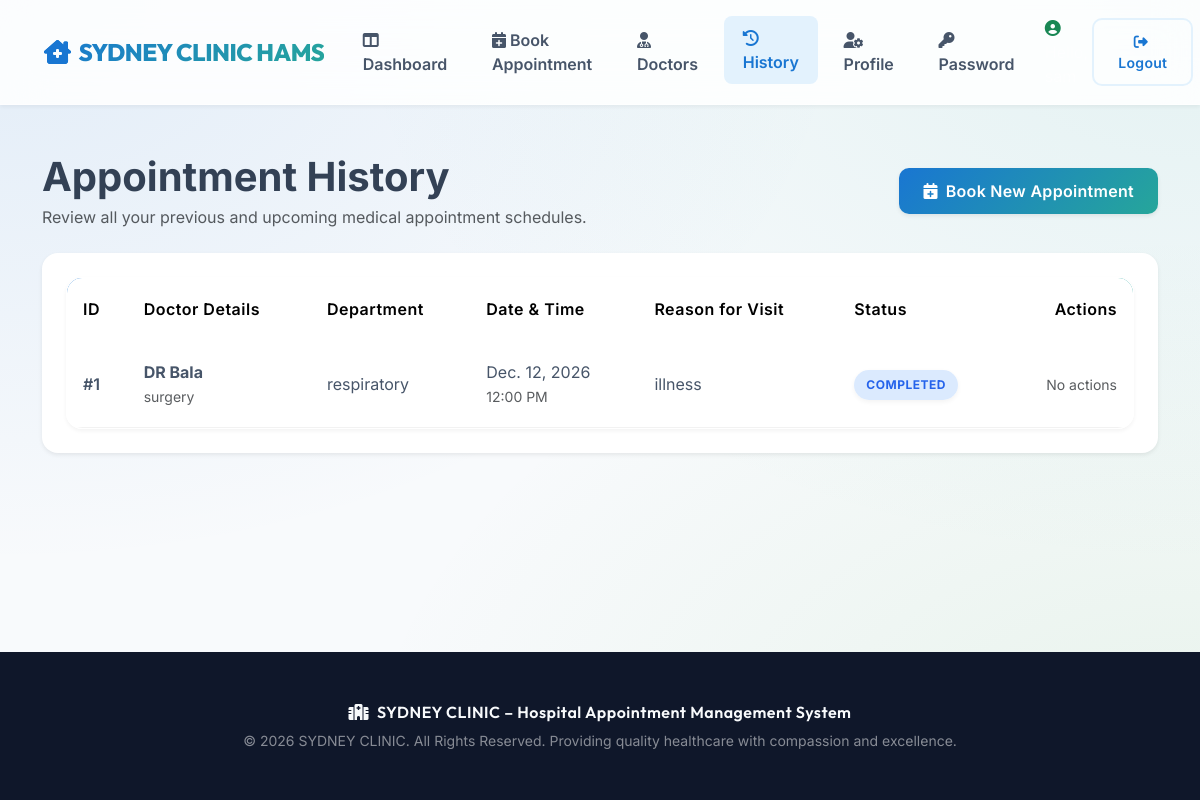
/history/ (signed in), run on the app's committed database.
### appointments/models.py (models this page shows, shortened)
class Appointment(models.Model):
    STATUS_CHOICES = [
        ('Pending', 'Pending'),
        ('Approved', 'Approved'),
        ('Rejected', 'Rejected'),
        ('Completed', 'Completed'),
        ('Cancelled', 'Cancelled'),
    ]
    patient = models.ForeignKey(Patient, on_delete=models.CASCADE, related_name='appointments')
    doctor = models.ForeignKey(Doctor, on_delete=models.CASCADE, related_name='appointments')
    department = models.ForeignKey(Department, on_delete=models.CASCADE, related_name='appointments')
    appointment_date = models.DateField()
    appointment_time = models.TimeField()
    reason = models.TextField()
    status = models.CharField(max_length=20, choices=STATUS_CHOICES, default='Pending')
    admin_remarks = models.TextField(blank=True, default='')
    created_at = models.DateTimeField(auto_now_add=True)

class Doctor(models.Model):
    STATUS_CHOICES = [
        ('Active', 'Active'),
        ('Inactive', 'Inactive'),
    ]
    full_name = models.CharField(max_length=100)
    specialization = models.CharField(max_length=100)
    department = models.ForeignKey(Department, on_delete=models.CASCADE, related_name='doctors')
    email = models.EmailField(unique=True)
    phone = models.CharField(max_length=15)
    qualification = models.CharField(max_length=150, blank=True, default='')
    experience = models.IntegerField(default=0)  # experience in years
    available_days = models.CharField(max_length=100, default='Monday, Tuesday, Wednesday, Thursday, Friday')
    available_time = models.CharField(max_length=50, default='09:00 - 17:00')
    consultation_fee = models.DecimalField(max_digits=10, decimal_places=2, default=0.0)
    status = models.CharField(max_length=10, choices=STATUS_CHOICES, default='Active')

class Department(models.Model):
    STATUS_CHOICES = [
        ('Active', 'Active'),
        ('Inactive', 'Inactive'),
    ]
    department_name = models.CharField(max_length=100, unique=True)
    description = models.TextField(blank=True, default='')
    status = models.CharField(max_length=10, choices=STATUS_CHOICES, default='Active')

### appointments/views.py (the view)
# urls.py: path('history/', views.patient_appointment_history, name='patient_appointment_history'),
@login_required
def patient_appointment_history(request):
    try:
        patient = request.user.patient_profile
    except Patient.DoesNotExist:
        return redirect('admin_dashboard')
    appointments = Appointment.objects.filter(patient=patient).order_by('-appointment_date', '-appointment_time')
    return render(request, 'patient/appointment_history.html', {'appointments': appointments})

### templates/patient/appointment_history.html (shortened to what this page needs)
{% extends 'base.html' %}
{% block content %}
<div class="row mb-4 align-items-center">
    <div class="col-md-8">
        <h1 class="fw-bold mb-1">Appointment History</h1>
        <p class="text-muted mb-0">Review all your previous and upcoming medical appointment schedules.</p>
    </div>
    <div class="col-md-4 text-md-end mt-3 mt-md-0">
        <a href="{% url 'patient_book_appointment' %}" class="btn btn-primary shadow-sm">
            <i class="fa-solid fa-calendar-plus me-2"></i>Book New Appointment
        </a>
    </div>
</div>
<div class="card border-0 shadow-sm rounded-4">
    <div class="card-body p-4">
        <div class="table-responsive custom-table-container">
            <table class="table custom-table table-hover align-middle">
                <thead>
                    <tr>
                        <th>ID</th>
                        <th>Doctor Details</th>
                        <th>Department</th>
                        <th>Date & Time</th>
                        <th>Reason for Visit</th>
                        <th>Status</th>
                        <th class="text-end">Actions</th>
                    </tr>
                </thead>
                <tbody>
                    {% if appointments %}
                        {% for appt in appointments %}
                            <tr>
                                <td class="fw-semibold">#{{ appt.id }}</td>
                                <td>
                                    <div class="fw-bold">{{ appt.doctor.full_name }}</div>
                                    <small class="text-muted">{{ appt.doctor.specialization }}</small>
                                </td>
                                <td>{{ appt.department.department_name }}</td>
                                <td>
                                    <div>{{ appt.appointment_date }}</div>
                                    <small class="text-muted">{{ appt.appointment_time|time:"g:i A" }}</small>
                                </td>
                                <td style="max-width: 200px;" class="text-truncate" title="{{ appt.reason }}">
                                    {{ appt.reason }}
                                </td>
                                <td>
                                    {% if appt.status == 'Pending' %}
                                        <span class="badge-status badge-pending">Pending</span>
                                    {% elif appt.status == 'Approved' %}
                                        <span class="badge-status badge-approved">Approved</span>
                                    {% elif appt.status == 'Completed' %}
                                        <span class="badge-status badge-completed">Completed</span>
                                    {% else %}
                                        <span class="badge-status badge-cancelled">Cancelled</span>
                                    {% endif %}
                                </td>
                                <td class="text-end">
                                    {% if appt.status == 'Pending' or appt.status == 'Approved' %}
                                        <a href="{% url 'patient_cancel_appointment' appt.id %}" class="btn btn-sm btn-outline-danger btn-confirm" data-confirm-msg="Are you sure you want to cancel appointment #{{ appt.id }}?">
                                            <i class="fa-solid fa-trash me-1"></i>Cancel
                                        </a>
                                    {% else %}
                                        <span class="text-muted small">No actions</span>
                                    {% endif %}
                                </td>
                            </tr>
                        {% endfor %}
                    {% endif %}
                </tbody>
            </table>
        </div>
    </div>
</div>
{% endblock %}

### static/css/style.css (style rules this page uses)
:root { --primary-color: #1976D2; --primary-hover: #1565C0; --primary-light: #E3F2FD; --secondary-color: #26A69A; --secondary-hover: #00897B; --accent-color: #4CAF50; --accent-hover: #43A047; --success-color: #10B981; --danger-color: #EF4444; --warning-color: #F59E0B; --info-color: #3B82F6; --light-bg: #F8FAFC; --white: #ffffff; --border-radius: 16px; --shadow-sm: 0 2px 4px rgba(0,0,0,0.05); --shadow-md: 0 8px 16px rgba(0,0,0,0.08); --shadow-lg: 0 20px 40px rgba(0,0,0,0.12); --glass-bg: rgba(255, 255, 255, 0.85); --glass-border: rgba(255, 255, 255, 0.6); --glass-blur: blur(20px); --gradient-primary: linear-gradient(135deg, #1976D2 0%, #26A69A 100%); --glow-primary: 0 0 20px rgba(25, 118, 210, 0.3); --glow-secondary: 0 0 20px rgba(38, 166, 154, 0.3); }
body { font-family: 'Inter', 'Outfit', -apple-system, BlinkMacSystemFont, "Segoe UI", Roboto, sans-serif; background: #F8FAFC; background-image: radial-gradient(at 0% 0%, hsla(211, 79%, 46%, 0.1) 0px, transparent 50%), radial-gradient(at 100% 0%, hsla(174, 62%, 40%, 0.1) 0px, transparent 50%), radial-gradient(at 100% 100%, hsla(122, 39%, 49%, 0.1) 0px, transparent 50%); background-attachment: fixed; color: #334155; min-height: 100vh; display: flex; flex-direction: column; }
.btn { border-radius: 10px; padding: 0.7rem 1.5rem; font-weight: 600; transition: all 0.3s ease; letter-spacing: 0.3px; border: none; }
.btn-primary { background: var(--gradient-primary); color: white; box-shadow: 0 4px 10px rgba(25, 118, 210, 0.3); }
.custom-table-container { border-radius: var(--border-radius); overflow: hidden; border: 1px solid var(--glass-border); box-shadow: var(--shadow-sm); background: var(--glass-bg); }
.custom-table { margin-bottom: 0; }
.custom-table thead { background: var(--gradient-primary); color: var(--white); }
.custom-table th { font-weight: 600; padding: 1.2rem 1rem; border-bottom: none; letter-spacing: 0.5px; }
.custom-table td { padding: 1.2rem 1rem; vertical-align: middle; border-bottom: 1px solid rgba(0,0,0,0.05); color: #475569; }
.custom-table tbody tr { transition: background-color 0.2s ease; }
.badge-status { padding: 0.6em 1em; border-radius: 50px; font-weight: 700; font-size: 0.75rem; text-transform: uppercase; letter-spacing: 0.5px; box-shadow: 0 2px 5px rgba(0,0,0,0.05); }
.badge-completed { background-color: #DBEAFE; color: #2563EB; }

### data on the page
Appointment: id "1", doctor.full_name "DR Bala", doctor.specialization "surgery", department.department_name "respiratory", appointment_date "Dec. 12, 2026", appointment_time "12:00 PM", reason "illness", status "COMPLETED"
